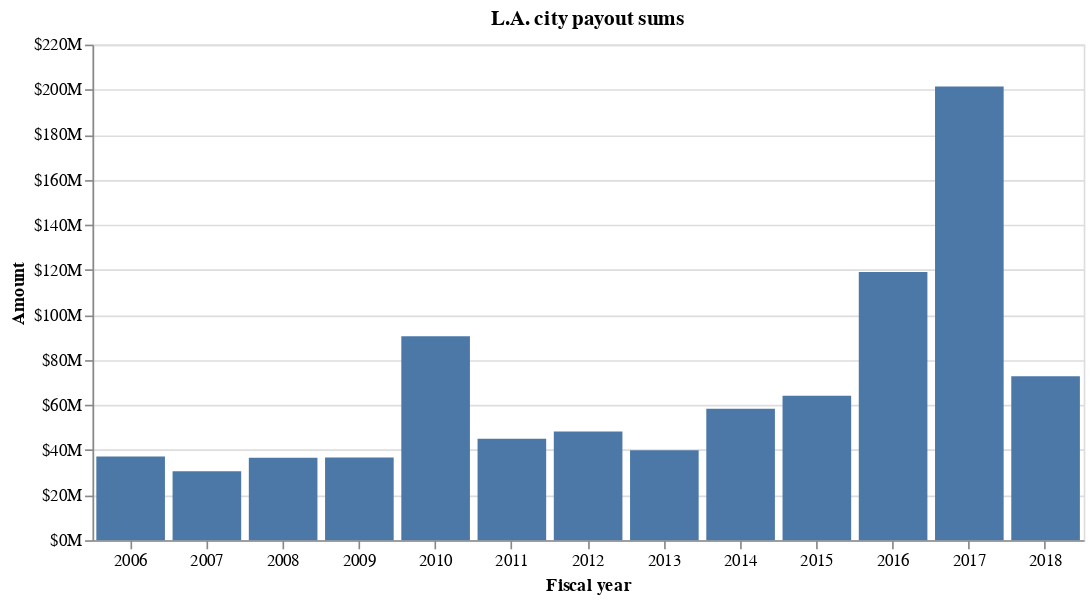

Source (notebook cell):
### Markdown cell above
### What is the annual cost?

### Code cell
alt.Chart(annual_totals.reset_index(), title="L.A. city payout sums").mark_bar().encode(
    x=alt.X("fiscal_year:O", axis=alt.Axis(title="Fiscal year", labelAngle=0)),
    y=alt.Y("amount:Q", axis=alt.Axis(title="Amount", format="$s")),
).properties(width=600)

### Figure 1 — Vega-Lite specification as saved in the notebook (floating-point values rounded to 4 significant figures)
{"$schema": "https://vega.github.io/schema/vega-lite/v2.4.3.json", "config": {"view": {"height": 300, "width": 400}}, "data": {"values": [{"amount": 37206924, "average": 25350.0, "fiscal_year": 2006, "number": 1468}, {"amount": 30593290, "average": 19720.0, "fiscal_year": 2007, "number": 1551}, {"amount": 36637836, "average": 22670.0, "fiscal_year": 2008, "number": 1616}, {"amount": 36750732, "average": 27840.0, "fiscal_year": 2009, "number": 1320}, {"amount": 90536467, "average": 60360.0, "fiscal_year": 2010, "number": 1500}, {"amount": 45016329, "average": 42270.0, "fiscal_year": 2011, "number": 1065}, {"amount": 48298045, "average": 37300.0, "fiscal_year": 2012, "number": 1295}, {"amount": 39900000.0, "average": 21520.0, "fiscal_year": 2013, "number": 1854}, {"amount": 58350000.0, "average": 33860.0, "fiscal_year": 2014, "number": 1723}, {"amount": 64100000.0, "average": 43080.0, "fiscal_year": 2015, "number": 1488}, {"amount": 119100000.0, "average": 94230.0, "fiscal_year": 2016, "number": 1264}, {"amount": 201400000.0, "average": 147100.0, "fiscal_year": 2017, "number": 1369}, {"amount": 72830000.0, "average": 82290.0, "fiscal_year": 2018, "number": 885}]}, "encoding": {"x": {"axis": {"labelAngle": 0, "title": "Fiscal year"}, "field": "fiscal_year", "type": "ordinal"}, "y": {"axis": {"format": "$s", "title": "Amount"}, "field": "amount", "type": "quantitative"}}, "mark": "bar", "title": "L.A. city payout sums", "width": 600}
